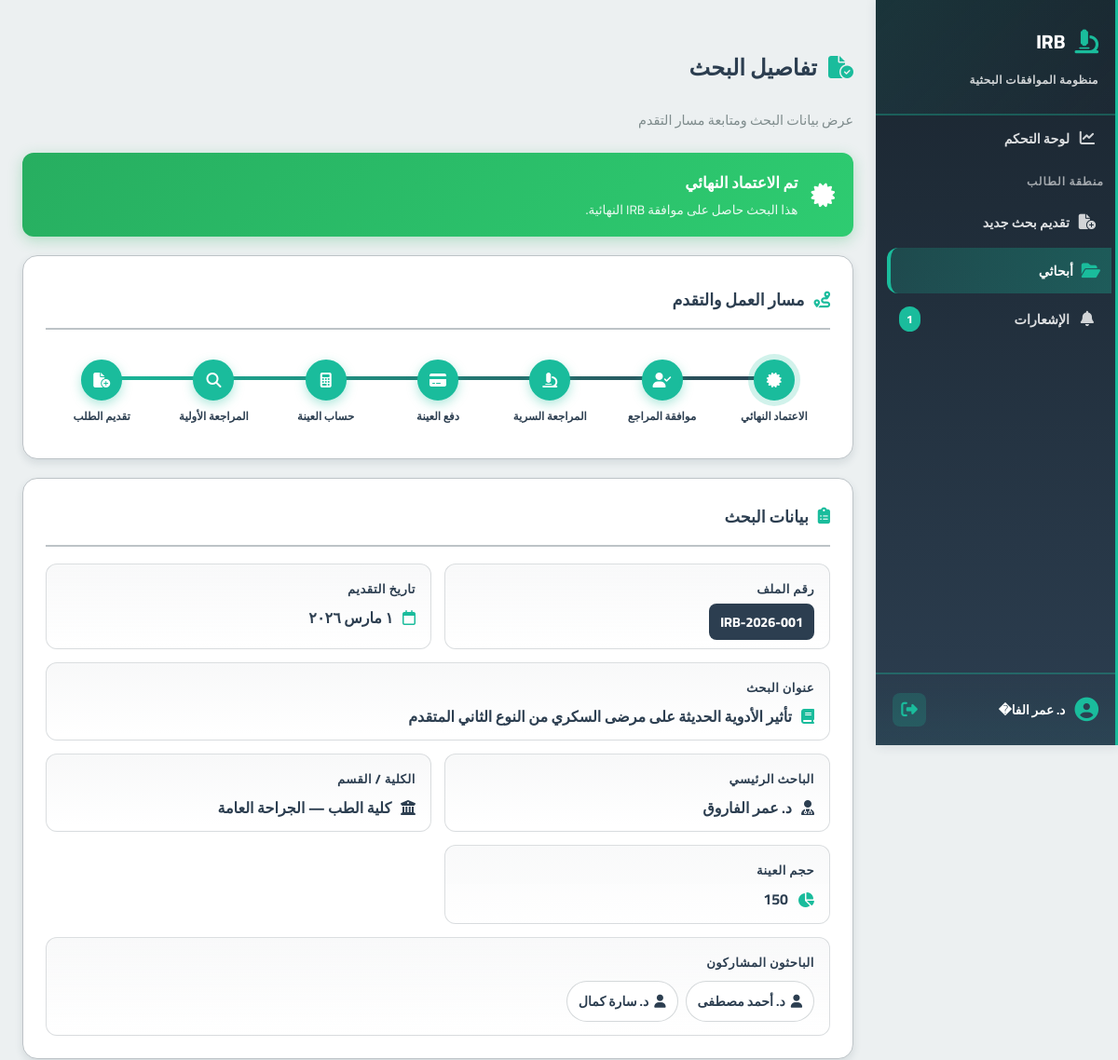
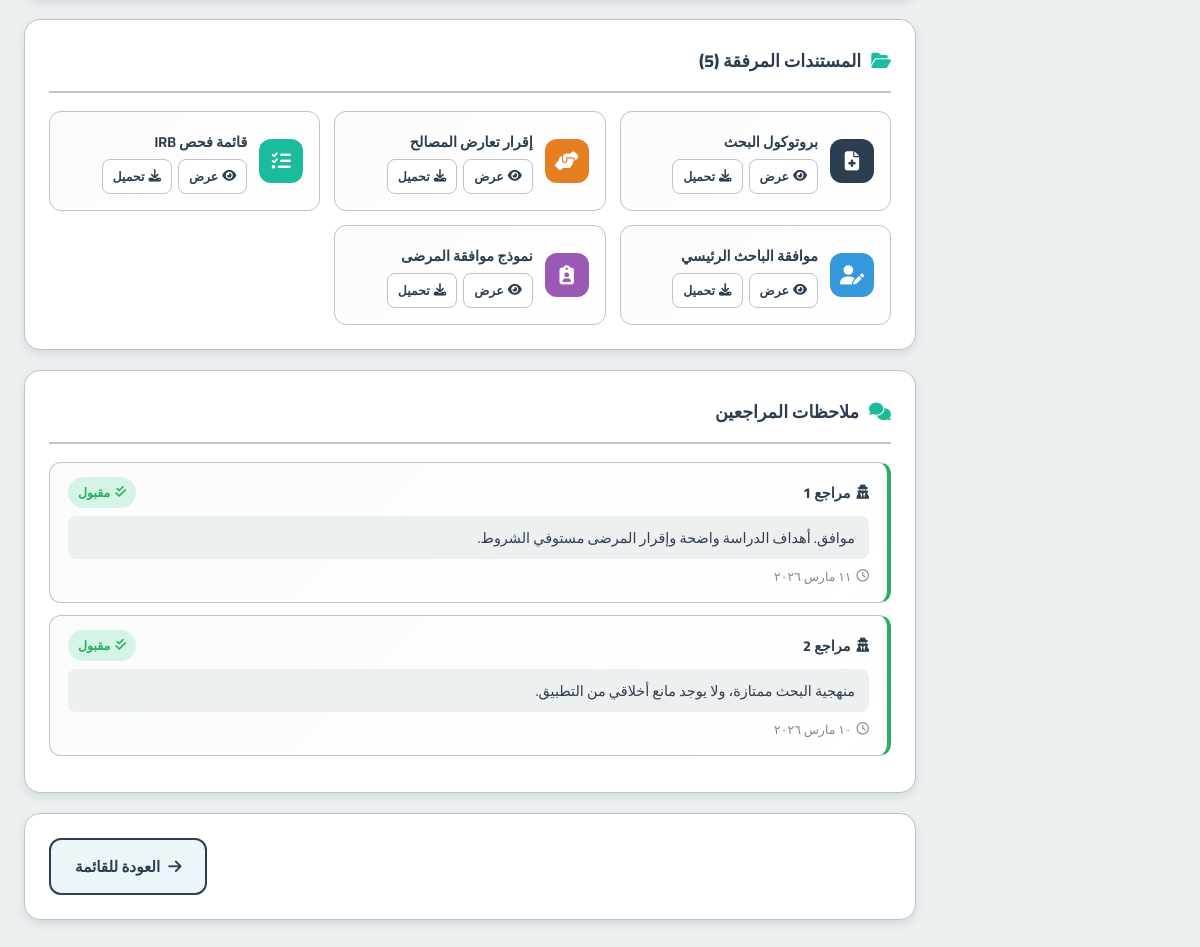
The app's page /features/student/student_research_details.php?id=1 (signed in) with its own data (2 pictures, top to bottom).
### tables this page shows
CREATE TABLE applications (
    id INT AUTO_INCREMENT PRIMARY KEY,
    student_id INT,
    serial_number VARCHAR(50) UNIQUE,
    title TEXT,
    principal_investigator VARCHAR(255),
    co_investigators JSON,
    current_stage ENUM(
        'pending_admin', 'awaiting_initial_payment', 'awaiting_sample_calc',
        'awaiting_sample_payment', 'under_review','approved_by_reviewer','approved', 'rejected'
    ) DEFAULT 'pending_admin',
    is_blinded BOOLEAN DEFAULT TRUE,
    created_at TIMESTAMP DEFAULT CURRENT_TIMESTAMP,
    updated_at TIMESTAMP DEFAULT CURRENT_TIMESTAMP ON UPDATE CURRENT_TIMESTAMP,
    FOREIGN KEY (student_id) REFERENCES users(id) ON DELETE CASCADE,
    INDEX(student_id),
    INDEX(current_stage)
);

CREATE TABLE users (
    id INT AUTO_INCREMENT PRIMARY KEY,
    role ENUM('student','admin','sample_officer','reviewer','manager') NOT NULL,
    full_name VARCHAR(255),
    email VARCHAR(255) UNIQUE,
    password_hash VARCHAR(255),
    national_id VARCHAR(20),
    phone_number VARCHAR(20),
    faculty VARCHAR(150),
    department VARCHAR(150),
    id_front_url VARCHAR(255),
    id_back_url VARCHAR(255),
    is_active BOOLEAN DEFAULT FALSE,
    created_at TIMESTAMP DEFAULT CURRENT_TIMESTAMP
);

CREATE TABLE sample_sizes (
    id INT AUTO_INCREMENT PRIMARY KEY,
    application_id INT,
    sampler_id INT,
    calculated_size INT,
    sample_amount DECIMAL(10,2),
    notes TEXT NULL,
    created_at TIMESTAMP DEFAULT CURRENT_TIMESTAMP,
    FOREIGN KEY (application_id) REFERENCES applications(id) ON DELETE CASCADE,
    FOREIGN KEY (sampler_id) REFERENCES users(id)
);

CREATE TABLE documents (
    id INT AUTO_INCREMENT PRIMARY KEY,
    application_id INT,
    document_type ENUM(
        'research','protocol', 'conflict_of_interest', 'irb_checklist',
        'pi_consent', 'patient_consent', 'photos_biopsies_consent' ,'protocol_review_app'
    ) NOT NULL, 
    file_path VARCHAR(255),
    uploaded_at TIMESTAMP DEFAULT CURRENT_TIMESTAMP,
    FOREIGN KEY (application_id) REFERENCES applications(id) ON DELETE CASCADE
);

CREATE TABLE review_comments (
    id INT AUTO_INCREMENT PRIMARY KEY,
    review_id INT NOT NULL,
    comment TEXT NOT NULL,
    created_at TIMESTAMP DEFAULT CURRENT_TIMESTAMP,
    FOREIGN KEY (review_id) REFERENCES reviews(id) ON DELETE CASCADE
);

CREATE TABLE reviews (
    id INT AUTO_INCREMENT PRIMARY KEY,
    application_id INT,
    reviewer_id INT,
    assigned_by INT,
    decision ENUM('pending','approved','needs_modification','rejected') DEFAULT 'pending',
    reviewed_at TIMESTAMP NULL,
    FOREIGN KEY (application_id) REFERENCES applications(id) ON DELETE CASCADE,
    FOREIGN KEY (reviewer_id) REFERENCES users(id),
    FOREIGN KEY (assigned_by) REFERENCES users(id)
);

### features/student/student_research_details.php (the view, shortened to what the rows shown need)
<?php
require_once __DIR__ . '/../../classes/Applications.php';
require_once __DIR__ . '/../../includes/irb_helpers.php';
$appObj = new Applications();
$student_id = $_SESSION['user_id'];
$app_id = intval($_GET['id']);
$app = $appObj->getApplicationFullDetails($app_id, $student_id);
$documents = $appObj->getApplicationDocuments($app_id);
$feedback = $appObj->getReviewerFeedback($app_id);
$sample = $appObj->getSampleSize($app_id);
$coInvestigators = [];
if (!empty($app['co_investigators'])) {
    $decoded = json_decode($app['co_investigators'], true);
    if (is_array($decoded)) $coInvestigators = $decoded;
}
$docLabels = [
    'research' => ['ملف البحث', 'fa-file-lines', '#2c3e50'],
    'protocol' => ['بروتوكول البحث', 'fa-file-medical', '#2c3e50'],
    'conflict_of_interest' => ['إقرار تعارض المصالح', 'fa-handshake-angle', '#e67e22'],
    'irb_checklist' => ['قائمة فحص IRB', 'fa-list-check', '#1abc9c'],
    'pi_consent' => ['موافقة الباحث الرئيسي', 'fa-user-pen', '#3498db'],
    'patient_consent' => ['نموذج موافقة المرضى', 'fa-clipboard-user', '#9b59b6'],
    'photos_biopsies_consent' => ['موافقة الصور والعينات', 'fa-camera', '#e74c3c'],
    'protocol_review_app' => ['نموذج مراجعة البروتوكول', 'fa-file-shield', '#16a085'],
];
?>
<!DOCTYPE html>
<html lang="ar" dir="rtl">
<head>
    <link rel="stylesheet" href="https://cdnjs.cloudflare.com/ajax/libs/font-awesome/6.4.0/css/all.min.css">
    <link rel="stylesheet" href="/irb-digital-system/includes/style.css">
    <link rel="stylesheet" href="/irb-digital-system/assets/css/global.css">
</head>
<body>
    <?php include __DIR__ . '/../../includes/sidebar.php'; ?>
    <div class="content">
        <h2 class="page-title"><i class="fa-solid fa-file-circle-check"></i> تفاصيل البحث</h2>
        <div class="card">
            <div class="summary-grid">
                <div class="info-group"><span class="info-label">رقم الملف</span><span class="badge-serial"><?= htmlspecialchars($app['serial_number']) ?></span></div>
                <div class="info-group"><span class="info-label">تاريخ التقديم</span><div class="info-value"><i class="fa-regular fa-calendar" style="color:var(--accent-base)"></i> <?= htmlspecialchars(irb_format_arabic_date($app['created_at'])) ?></div></div>
                <div class="info-group wide-group"><span class="info-label">عنوان البحث</span><div class="info-value"><i class="fa-solid fa-book" style="color:var(--accent-base)"></i> <?= htmlspecialchars($app['title']) ?></div></div>
                <div class="info-group"><span class="info-label">الباحث الرئيسي</span><div class="info-value"><i class="fa-solid fa-user-doctor" style="color:var(--primary-base)"></i> <?= htmlspecialchars($app['principal_investigator']) ?></div></div>
                <div class="info-group"><span class="info-label">الكلية / القسم</span><div class="info-value"><i class="fa-solid fa-building-columns" style="color:var(--primary-base)"></i> <?= !empty($app['faculty']) ? htmlspecialchars($app['faculty']) : 'غير متوفر' ?> — <?= !empty($app['department']) ? htmlspecialchars($app['department']) : '' ?></div></div>
                <?php if ($sample): ?>
                <div class="info-group"><span class="info-label">حجم العينة</span><div class="info-value"><i class="fa-solid fa-chart-pie" style="color:var(--accent-base)"></i> <?= htmlspecialchars($sample['calculated_size']) ?></div></div>
                <?php endif; ?>
                <div class="info-group wide-group"><span class="info-label">الباحثون المشاركون</span>
                    <?php if (!empty($coInvestigators)): ?><ul class="details-list"><?php foreach ($coInvestigators as $ci): ?><li><i class="fa-solid fa-user"></i> <?= htmlspecialchars($ci) ?></li><?php endforeach; ?></ul>
                    <?php else: ?><div class="details-empty">لا يوجد باحثون مشاركون</div><?php endif; ?>
                </div>
            </div>
        </div>
        <div class="card">
            <?php if (empty($documents)): ?>
                <div class="no-docs"><i class="fa-solid fa-file-circle-xmark"></i><p>لا توجد مستندات مرفقة</p></div>
            <?php else: ?>
                <div class="docs-grid">
                    <?php foreach ($documents as $doc):
                        $type = $doc['document_type'];
                        $label = $docLabels[$type] ?? [$type, 'fa-file', '#7f8c8d'];
                    ?>
                        <div class="doc-card">
                            <div class="doc-icon" style="background:<?= $label[2] ?>"><i class="fa-solid <?= $label[1] ?>"></i></div>
                            <div class="doc-info">
                                <div class="doc-name"><?= htmlspecialchars($label[0]) ?></div>
                                <div class="doc-actions">
                                    <a href="/irb-digital-system/<?= htmlspecialchars($doc['file_path']) ?>" target="_blank" class="doc-btn"><i class="fa-solid fa-eye"></i> عرض</a>
                                    <a href="/irb-digital-system/<?= htmlspecialchars($doc['file_path']) ?>" download class="doc-btn"><i class="fa-solid fa-download"></i> تحميل</a>
                                </div>
                            </div>
                        </div>
                    <?php endforeach; ?>
                </div>
            <?php endif; ?>
        </div>
        <?php if (!empty($feedback)): ?>
        <div class="card">
            <?php foreach ($feedback as $fb):
                $decBadge = match($fb['decision']) {
                    'approved' => ['مقبول','fa-check-double','approved'],
                    'rejected' => ['مرفوض','fa-xmark','rejected'],
                    'needs_modification' => ['يحتاج تعديل','fa-pen','needs_modification'],
                    default => ['قيد المراجعة','fa-hourglass-half','pending'],
                };
            ?>
                <div class="feedback-item dec-<?= $fb['decision'] ?>">
                    <div class="feedback-meta">
                        <span class="feedback-reviewer"><i class="fa-solid fa-user-secret"></i> <?= htmlspecialchars($fb['reviewer_label']) ?></span>
                        <span class="feedback-badge <?= $decBadge[2] ?>"><i class="fa-solid <?= $decBadge[1] ?>"></i> <?= $decBadge[0] ?></span>
                    </div>
                    <div class="feedback-text"><?= nl2br(htmlspecialchars($fb['comment'])) ?></div>
                    <?php if (!empty($fb['comment_date'])): ?>
                        <div class="feedback-date"><i class="fa-regular fa-clock"></i> <?= htmlspecialchars(irb_format_arabic_date($fb['comment_date'])) ?></div>
                    <?php endif; ?>
                </div>
            <?php endforeach; ?>
        </div>
        <?php endif; ?>
    </div>
</body>
</html>

### records on screen
applications: serial_number "IRB-2026-001", created_at "١ مارس ٢٠٢٦", title "تأثير الأدوية الحديثة على مرضى السكري من النوع الثاني المتقدم", principal_investigator "د. عمر الفاروق", student.faculty "كلية الطب", student.department "الجراحة العامة", co_investigators "د. أحمد مصطفى", co_investigators "د. سارة كمال"
sample_sizes: calculated_size "150"
documents: document_type "بروتوكول البحث"
documents: document_type "إقرار تعارض المصالح"
documents: document_type "قائمة فحص IRB"
documents: document_type "موافقة الباحث الرئيسي"
documents: document_type "نموذج موافقة المرضى"
review_comments: reviewer_label "مراجع 1", review.decision "مقبول", comment "موافق. أهداف الدراسة واضحة وإقرار المرضى مستوفي الشروط.", created_at "١١ مارس ٢٠٢٦"
review_comments: reviewer_label "مراجع 2", review.decision "مقبول", comment "منهجية البحث ممتازة، ولا يوجد مانع أخلاقي من التطبيق.", created_at "١٠ مارس ٢٠٢٦"

### other values on screen
$sidebarUnread "1"
substr($_SESSION['full_name'], 0, 20) "د. عمر الفا�"
$stageNames[$i] "الاعتماد النهائي"
$stageNames[$i] "موافقة المراجع"
$stageNames[$i] "المراجعة السرية"
$stageNames[$i] "دفع العينة"
$stageNames[$i] "حساب العينة"
$stageNames[$i] "المراجعة الأولية"
$stageNames[$i] "تقديم الطلب"
count($documents) "5"
